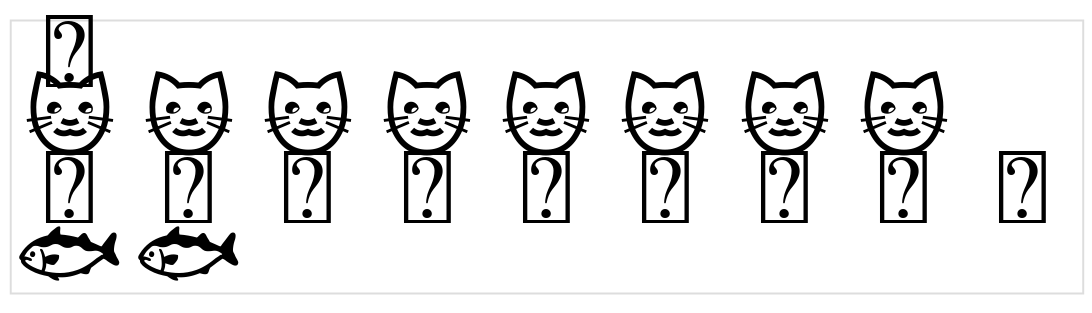

Notebook code cell kept with this figure:
### Code cell
import altair as alt
import pandas as pd

source = pd.DataFrame([
      {'animal': 'dog'},{'animal': 'dog'},{'animal': 'dog'},
      {'animal': 'dog'},{'animal': 'dog'},{'animal': 'dog'},
      {'animal': 'dog'},{'animal': 'dog'},{'animal': 'dog'},
      {'animal': 'cat'},{'animal': 'cat'},{'animal': 'cat'},
      {'animal': 'cat'},{'animal': 'cat'},{'animal': 'cat'},
      {'animal': 'cat'},{'animal': 'cat'},
      {'animal': 'fish'},{'animal': 'fish'},
      {'animal': 'bird'}])

alt.Chart(source).mark_text(size=45, baseline='middle').encode(
    alt.X('x:O', axis=None),
    alt.Y('animal:O', axis=None),
    alt.Text('emoji:N')
).transform_calculate(
    emoji="{'dog': '🐶', 'cat': '🐱', 'fish': '🐟','bird':'🐤'}[datum.animal]"
).transform_window(
    x='rank()',
    groupby=['country', 'animal']
).properties(width=550, height=140)

### Figure 1 — Vega-Lite specification as saved in the notebook (floating-point values rounded to 4 significant figures)
{"config": {"view": {"continuousWidth": 400, "continuousHeight": 300}}, "data": {"name": "data-00ef7b464df42cb4f76bb5182ed8cd00"}, "mark": {"type": "text", "baseline": "middle", "size": 45}, "encoding": {"text": {"field": "emoji", "type": "nominal"}, "x": {"axis": null, "field": "x", "type": "ordinal"}, "y": {"axis": null, "field": "animal", "type": "ordinal"}}, "height": 140, "transform": [{"calculate": "{'dog': '🐶', 'cat': '🐱', 'fish': '🐟','bird':'🐤'}[datum.animal]", "as": "emoji"}, {"window": [{"op": "rank", "field": "", "as": "x"}], "groupby": ["country", "animal"]}], "width": 550, "$schema": "https://vega.github.io/schema/vega-lite/v4.17.0.json", "datasets": {"data-00ef7b464df42cb4f76bb5182ed8cd00": [{"animal": "dog"}, {"animal": "dog"}, {"animal": "dog"}, {"animal": "dog"}, {"animal": "dog"}, {"animal": "dog"}, {"animal": "dog"}, {"animal": "dog"}, {"animal": "dog"}, {"animal": "cat"}, {"animal": "cat"}, {"animal": "cat"}, {"animal": "cat"}, {"animal": "cat"}, {"animal": "cat"}, {"animal": "cat"}, {"animal": "cat"}, {"animal": "fish"}, {"animal": "fish"}, {"animal": "bird"}]}}
